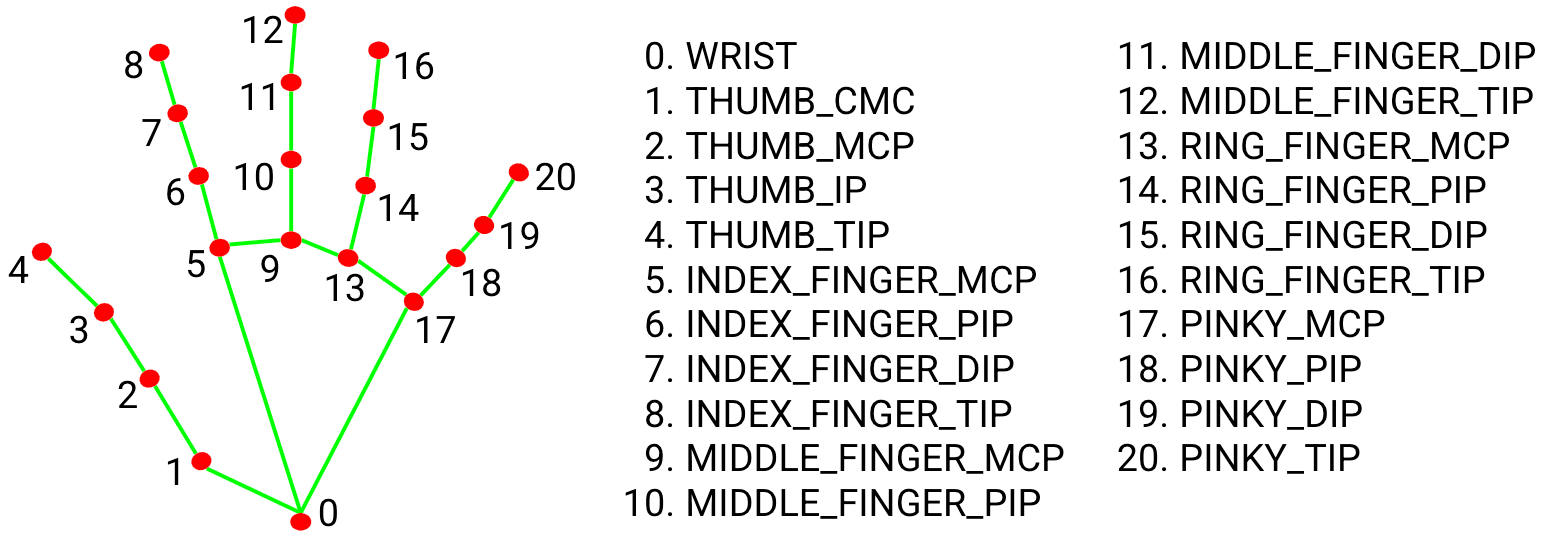
#> input picture AutomateGame-main/hand_landmarks.png, 1543 x 538 px, given in place of the camera
$ python color.py
#> lines starting #> are read from the running program, lines starting #| are printed output that depends on the picture; after the words box and inside, x2 and y2 are one past the last pixel; in counts of white or black regions, pixels touching at a corner belong together
import cv2
import numpy as np

# Inicialización de la cámara
cam = cv2.VideoCapture(0)
cv2.namedWindow('Colour Detection')  # Ventana para mostrar la detección de color


# Función vacía para usar en las trackbars (es requerida, aunque no se use)
def nothing(x):
    pass


# Crear barras deslizantes (trackbars) para ajustar los valores de Hue, Saturation y Value (HSV)
cv2.createTrackbar('Hue', 'Colour Detection', 0, 179, nothing)
#> slider 'Hue' is set to 59
cv2.createTrackbar('Saturation', 'Colour Detection', 0, 255, nothing)
#> slider 'Saturation' is set to 85
cv2.createTrackbar('Value', 'Colour Detection', 0, 255, nothing)
#> slider 'Value' is set to 85

# Bucle principal para el procesamiento de video
while True:
    ret, img = cam.read()  # Capturar la imagen de la cámara
#> img is the input picture: shape (538, 1543, 3); mean B, G, R 233.1, 234.9, 234.9
    if not ret:
        break  # Si no se recibe la imagen, salir del bucle

    img = np.flip(img, axis=1)  # Voltear la imagen horizontalmente (efecto espejo)
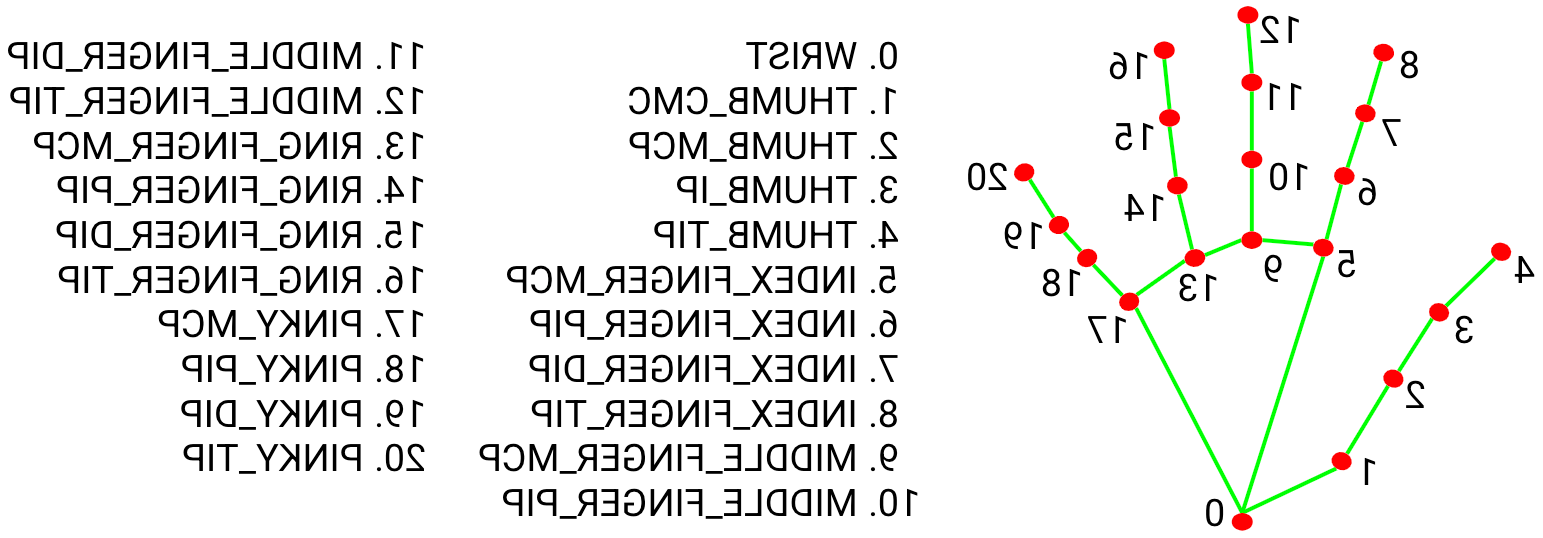
#> img: shape (538, 1543, 3); mean B, G, R 233.1, 234.9, 234.9
    img = cv2.resize(img, (480, 360))  # Redimensionar la imagen para mejorar el rendimiento
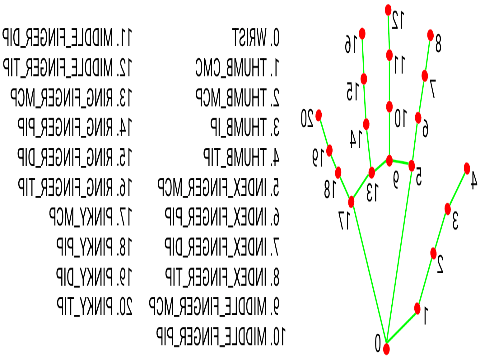
#> img: shape (360, 480, 3); mean B, G, R 233.1, 234.9, 234.9

    # Convertir la imagen de BGR a HSV
    hsv = cv2.cvtColor(img, cv2.COLOR_BGR2HSV)
#> hsv: shape (360, 480, 3); mean H, S, V 0.7, 3.7, 236.7

    # Aplicar desenfoque gaussiano para suavizar la imagen y reducir ruido
    blurred = cv2.GaussianBlur(hsv, (11, 11), 0)
#> blurred: shape (360, 480, 3); mean H, S, V 0.7, 3.7, 236.7

    # Obtener los valores actuales de las barras deslizantes para H, S, V
    h = cv2.getTrackbarPos('Hue', 'Colour Detection')
    s = cv2.getTrackbarPos('Saturation', 'Colour Detection')
    v = cv2.getTrackbarPos('Value', 'Colour Detection')

    # Definir el rango de color para la máscara basada en los valores H, S, V seleccionados
    lower_colour = np.array([h, s, v])  # Color inferior del rango (ajustable con trackbars)
    upper_colour = np.array([180, 255, 255])  # Rango superior fijo (máximos valores HSV)

    # Crear una máscara que detecta solo los colores dentro del rango definido
    mask = cv2.inRange(hsv, lower_colour, upper_colour)
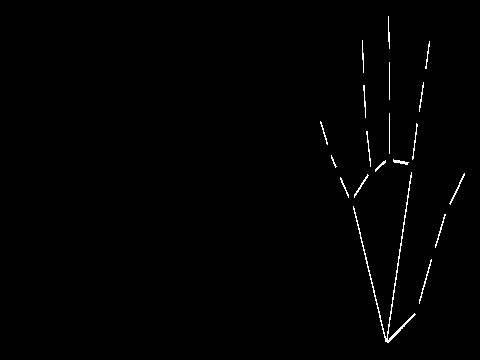
#> mask: shape (360, 480); 0.78% white in thin lines or dots, all inside (x1, y1, x2, y2) = (320, 16, 465, 343)

    # Aplicar la máscara sobre la imagen original para resaltar los colores detectados
    result = cv2.bitwise_and(img, img, mask=mask)

    # Mostrar la imagen con los colores detectados
    cv2.imshow('Colour Detection', result)

    # Salir si se presiona la tecla 'q'
    key = cv2.waitKey(1) & 0xFF
#> (key q is pressed here)
    if key == ord("q"):
        break

# Liberar los recursos de la cámara y cerrar todas las ventanas
cam.release()
cv2.destroyAllWindows()
